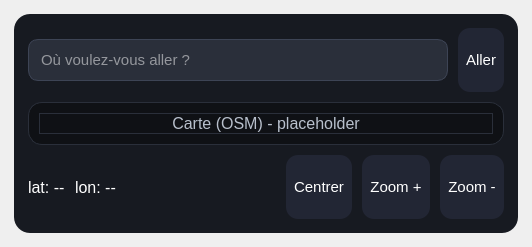
<?xml version="1.0" encoding="UTF-8"?>
<ui version="4.0">
 <class>NavigationPage</class>
 <widget class="QWidget" name="NavigationPage">
  <layout class="QVBoxLayout" name="verticalLayout">
   <property name="leftMargin"><number>14</number></property>
   <property name="topMargin"><number>14</number></property>
   <property name="rightMargin"><number>14</number></property>
   <property name="bottomMargin"><number>14</number></property>

   <item>
    <widget class="QFrame" name="frame">
     <property name="styleSheet">
      <string notr="true">
QFrame{background:#171a21;border-radius:16px;}
QLabel{color:white;}
QLineEdit{height:40px; border-radius:10px; background:#2a2f3a; color:white; padding: 0 10px; font-size:15px; border:1px solid #3d4455;}
QPushButton{height:48px;border-radius:12px;color:white;background:#222634;font-size:15px;padding:8px;}
QPushButton:pressed{background:#2d3245;}
      </string>
     </property>
     <layout class="QVBoxLayout" name="layoutInner">
      <property name="leftMargin"><number>14</number></property>
      <property name="topMargin"><number>14</number></property>
      <property name="rightMargin"><number>14</number></property>
      <property name="bottomMargin"><number>14</number></property>
      <property name="spacing"><number>10</number></property>

      <item>
       <layout class="QHBoxLayout" name="rowSearch">
        <property name="spacing"><number>10</number></property>
        <item>
         <widget class="QLineEdit" name="editSearch">
          <property name="placeholderText">
           <string>Où voulez-vous aller ?</string>
          </property>
         </widget>
        </item>
        <item>
         <widget class="QPushButton" name="btnSearch">
          <property name="text">
           <string>Aller</string>
          </property>
          <property name="minimumWidth"><number>100</number></property>
         </widget>
        </item>
       </layout>
      </item>

      <item>
       <widget class="QFrame" name="mapPlaceholder">
        <property name="minimumHeight"><number>240</number></property>
        <property name="styleSheet">
         <string notr="true">QFrame{background:#0f1115;border-radius:14px;border:1px solid #2a2f3a;}</string>
        </property>
        <layout class="QVBoxLayout" name="mapLayout">
         <property name="leftMargin"><number>10</number></property>
         <property name="topMargin"><number>10</number></property>
         <property name="rightMargin"><number>10</number></property>
         <property name="bottomMargin"><number>10</number></property>
         <item>
          <widget class="QLabel" name="lblMap">
           <property name="text"><string>Carte (OSM) - placeholder</string></property>
           <property name="alignment"><set>Qt::AlignCenter</set></property>
           <property name="styleSheet"><string notr="true">QLabel{color:#b8c0cc;font-size:16px;}</string></property>
          </widget>
         </item>
        </layout>
       </widget>
      </item>

      <item>
       <layout class="QHBoxLayout" name="rowInfo">
        <property name="spacing"><number>10</number></property>
        <item><widget class="QLabel" name="lblLat"><property name="text"><string>lat: --</string></property><property name="styleSheet"><string notr="true">QLabel{font-size:16px;}</string></property></widget></item>
        <item><widget class="QLabel" name="lblLon"><property name="text"><string>lon: --</string></property><property name="styleSheet"><string notr="true">QLabel{font-size:16px;}</string></property></widget></item>
        <item>
         <spacer name="sp">
          <property name="orientation"><enum>Qt::Horizontal</enum></property>
          <property name="sizeHint" stdset="0"><size><width>160</width><height>10</height></size></property>
         </spacer>
        </item>
        <item><widget class="QPushButton" name="btnCenter"><property name="text"><string>Centrer</string></property></widget></item>
        <item><widget class="QPushButton" name="btnZoomIn"><property name="text"><string>Zoom +</string></property></widget></item>
        <item><widget class="QPushButton" name="btnZoomOut"><property name="text"><string>Zoom -</string></property></widget></item>
       </layout>
      </item>

     </layout>
    </widget>
   </item>

  </layout>
 </widget>
 <resources/>
 <connections/>
</ui>
